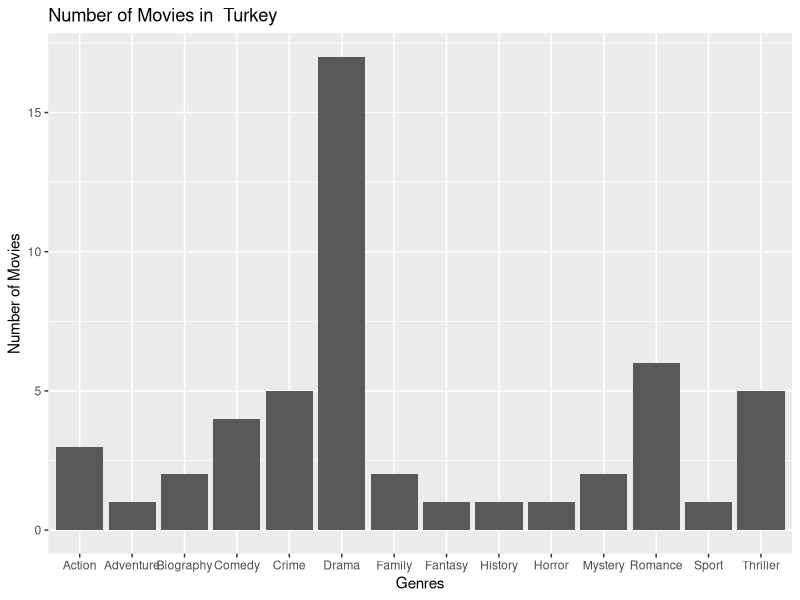
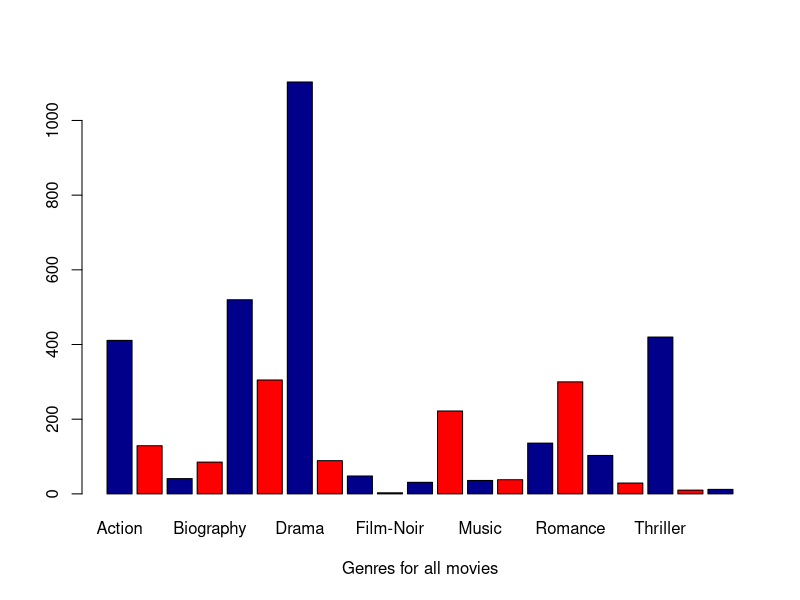
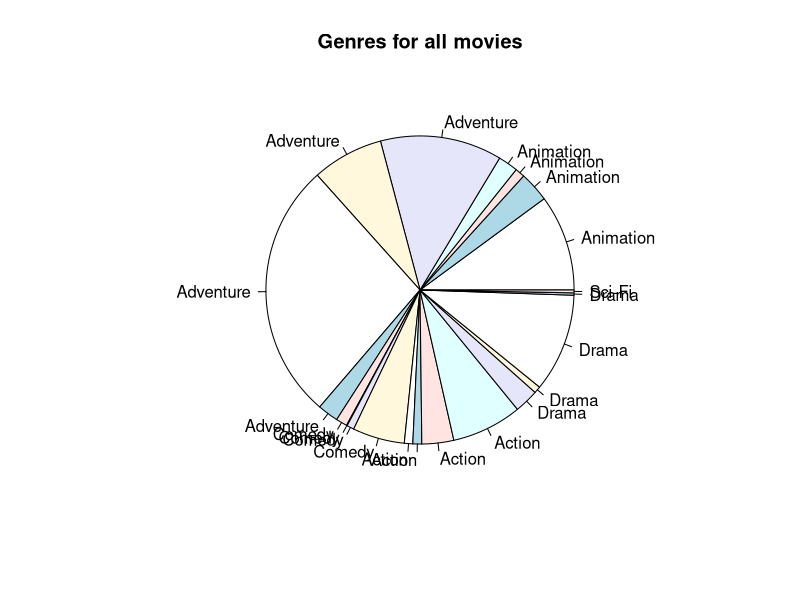

The R source for these figures, in order:
library(tidyverse)
library(dplyr)

ratings <- read_csv('netflix_ratings.csv')
transformed.data <- read_csv('transformed_data.csv')

print(transformed.data)
colnames(transformed.data)

genres_country <- function(data, country_name) {
  genres_info <- data %>%
    filter(country == country_name)
  
  ggplot(data = genres_info, aes(x=genre)) + geom_bar() + 
    labs(x = 'Genres',
         y = 'Number of Movies',
         title = paste('Number of Movies in ',  country_name))
}
genres_country(transformed.data, "Turkey")


genres_total <- function(data) {
  counts <- table(data$genre)
  barplot(counts, xlab="Genres for all movies", col=c("darkblue","red"))
}
genres_total(transformed.data)


genres_total_pie <- function(data) {
  counts <- table(data$genre)
  pie(counts, labels = data$genre, main="Genres for all movies")
}
genres_total_pie(transformed.data)


